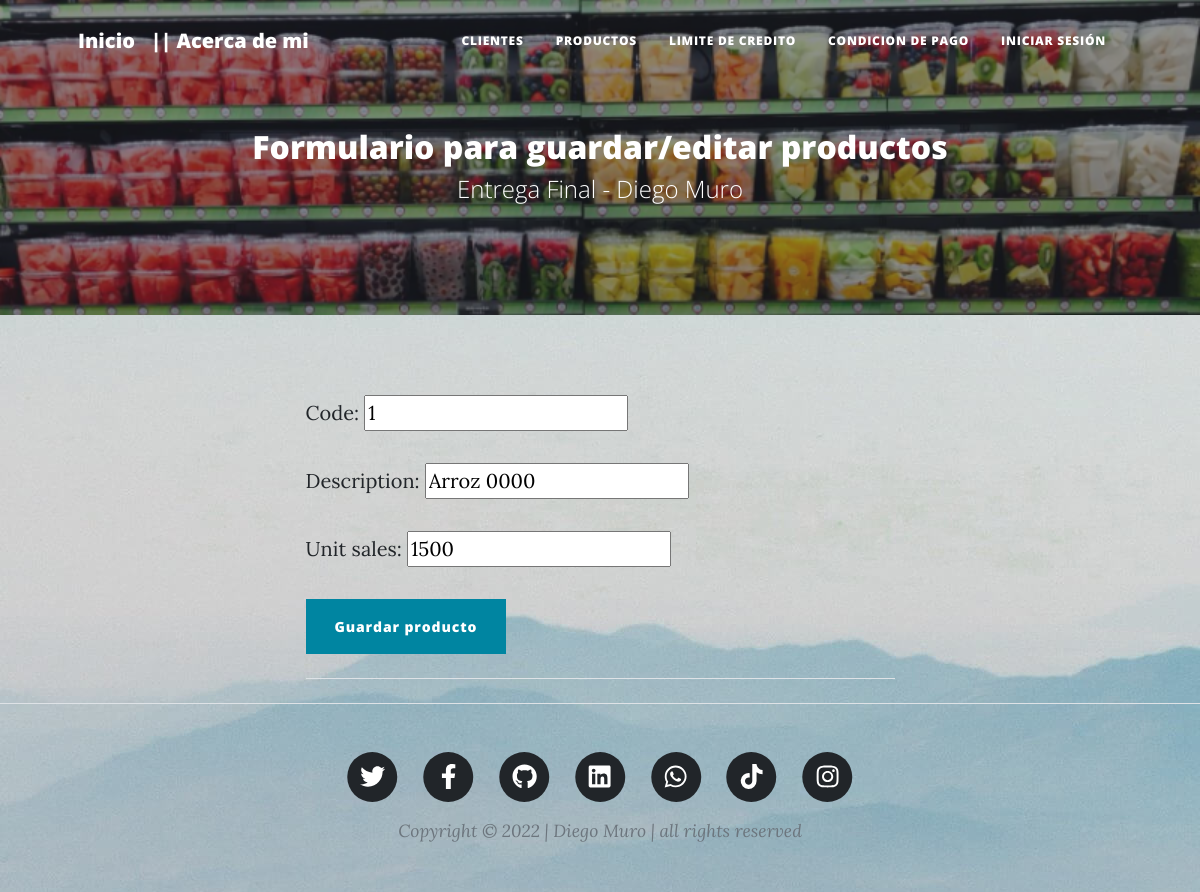
Screenshot of /product/product/1/update/ with the database file from the repository.
### product/models.py (models this page shows, shortened)
class Product(models.Model):
    code = models.IntegerField()
    description = models.CharField(max_length=40)
    unit_sales = models.IntegerField()
    created_at = models.DateTimeField(auto_now_add=True)
    updated_at = models.DateTimeField(auto_now=True)

### product/views.py (the view, shortened to what this page needs)
# urls.py: path("product/<int:pk>/update/", views.ProductUpdateView.as_view(), name="product-update"),
class ProductUpdateView(UpdateView):
    model = Product
    fields = ["code", "description", "unit_sales"]

### product/templates/product/product_form.html (shortened to what this page needs)
{% extends "home/index.html" %}
{% load static %}
{% block tp_final_header %}
<header class="masthead" style="background-image: url('/static/home/assets/img/cadena_de_frio.jpg')">
    <div class="container position-relative px-4 px-lg-5">
        <div class="row gx-4 gx-lg-5 justify-content-center">
            <div class="col-md-15 col-lg-16 col-xl-14">
                <div class="site-heading">
                    <h2>Formulario para guardar/editar productos</h2>
                    <span class="subheading">Entrega Final - Diego Muro</span>
                </div>
            </div>
        </div>
    </div>
</header>
{% endblock %}
{% block tp_final_content %}
    <div>
        <form action="" method="POST">
            {{ form.as_p }}
            <input type="submit" class="btn btn-primary" value="Guardar producto" />
        </form>
    </div>
    <hr class="my-4" />
{% endblock %}

### rows the page displays
Product: code "1", description "Arroz 0000", unit_sales "1500"
